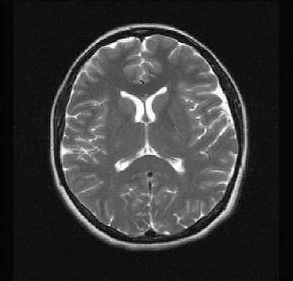
#> input picture Image Processing/images/Healthy MRI Raw.png, 293 x 281 px, found by its file name
$ jupyter execute 'Image Processing with PIL.ipynb'
#> lines starting #> are read from the running program, lines starting #| are printed output that depends on the picture
# Image Processing with PIL

[cell 1]
from PIL import Image
from IPython.display import display

[cell 2]
image = Image.open("./images/Healthy MRI Raw.png")
#> image is the input picture: PIL image 293x281 L; min 0, max 255, mean 54.7
image # this line to displays the image in the notebook

### Cropping

[cell 3]
box = (100, 100, 400, 400)
cropped_image = image.crop(box)
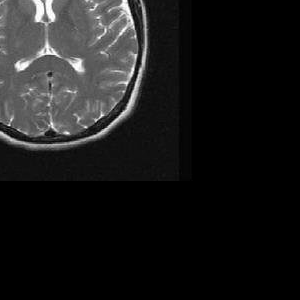
#> cropped_image: PIL image 300x300 L; min 0, max 255, mean 26.3
cropped_image

### Resizing

[cell 4]
resized_image = image.resize((256,256))
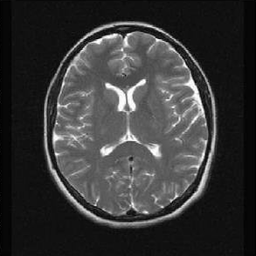
#> resized_image: PIL image 256x256 L; min 0, max 255, mean 54.7
resized_image

### Rotating

[cell 5]
rotated_image = image.rotate(45)  # Rotate by 45 degrees
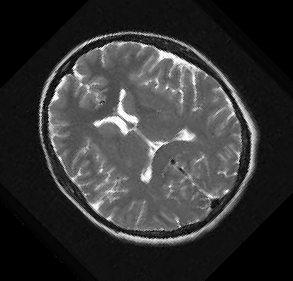
#> rotated_image: PIL image 293x281 L; min 0, max 255, mean 52.4
rotated_image

### Enhancements

[cell 6]
from PIL import ImageEnhance

# Enhance the contrast
enhancer = ImageEnhance.Contrast(image)
contrast_enhanced_image = enhancer.enhance(2)  # Factor > 1 increases contrast
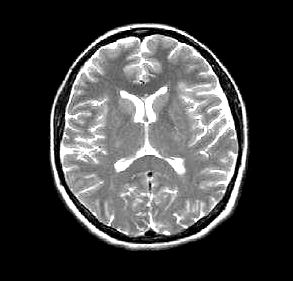
#> contrast_enhanced_image: PIL image 293x281 L; min 0, max 255, mean 64.4
contrast_enhanced_image

### Filters

[cell 7]
from PIL import ImageFilter

blurred_image = image.filter(ImageFilter.BLUR)
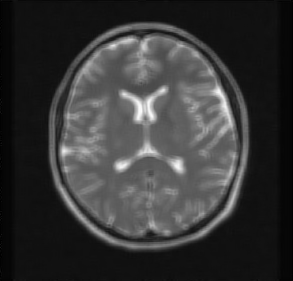
#> blurred_image: PIL image 293x281 L; min 0, max 250, mean 54.7
embossed_image = image.filter(ImageFilter.EMBOSS)
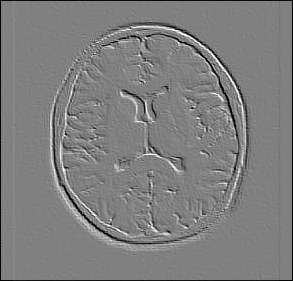
#> embossed_image: PIL image 293x281 L; min 0, max 255, mean 126.3
edge_enhanced_image = image.filter(ImageFilter.FIND_EDGES)
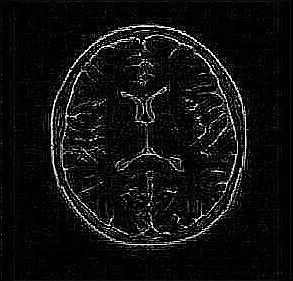
#> edge_enhanced_image: PIL image 293x281 L; min 0, max 255, mean 15.8

display(blurred_image)
display(embossed_image)
display(edge_enhanced_image)

### Histograms

[cell 8]
histogram = image.histogram()
#> histogram = 256 values, max 9417 at index 16, min 14 at index 226, mean 321.6
histogram
#> Out has the same summary as histogram

### Mirroring

[cell 9]
flipped_image_horizontal = image.transpose(Image.FLIP_LEFT_RIGHT)
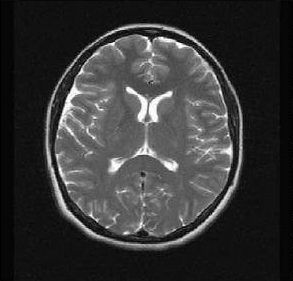
#> flipped_image_horizontal: PIL image 293x281 L; min 0, max 255, mean 54.7
flipped_image_vertical = image.transpose(Image.FLIP_TOP_BOTTOM)
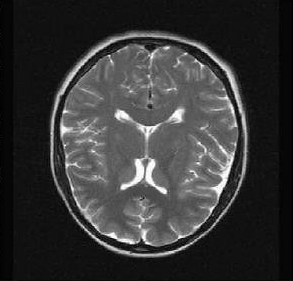
#> flipped_image_vertical: PIL image 293x281 L; min 0, max 255, mean 54.7

display(flipped_image_horizontal)
display(flipped_image_vertical)

### Annotating

[cell 10]
from PIL import ImageDraw

draw = ImageDraw.Draw(image)
draw.text((10, 10), "Sample MRI", fill="white")

image
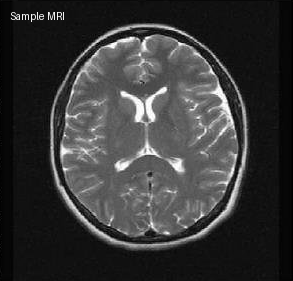
#> Out: PIL image 293x281 L; min 0, max 255, mean 55.1

$ run again, with Image Processing/images/Abnormal MRI Raw.png copied over Image Processing/images/Healthy MRI Raw.png
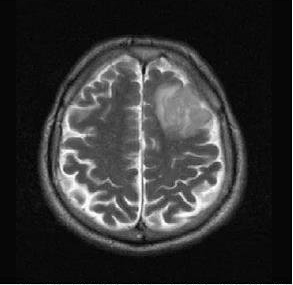
#> input picture Image Processing/images/Abnormal MRI Raw.png, 293 x 285 px, found by its file name
#> image is the input picture: PIL image 293x285 L; min 0, max 255, mean 52.1
#> `edge_enhanced_image = image.filter(ImageFilter.FIND_EDGES)`:
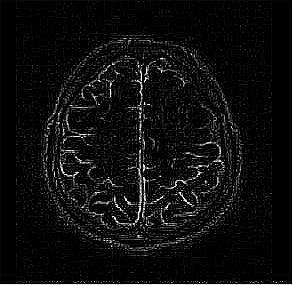
#> edge_enhanced_image: PIL image 293x285 L; min 0, max 255, mean 13.6
#> histogram = 256 values, max 10320 at index 7, min 12 at index 254, mean 326.2
#> `histogram`: Out has the same summary as histogram
#> `image`:
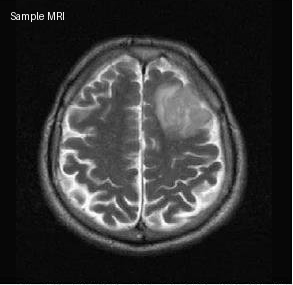
#> Out: PIL image 293x285 L; min 0, max 255, mean 52.5

$ run again, with Image Processing/images/MRI Healthy vs Abnormal Example.png copied over Image Processing/images/Healthy MRI Raw.png
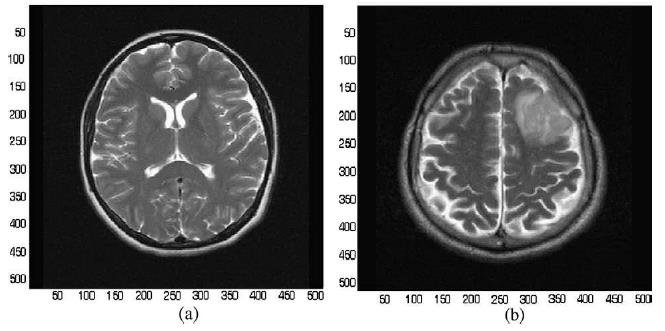
#> input picture Image Processing/images/MRI Healthy vs Abnormal Example.png, 665 x 331 px, found by its file name
#> image is the input picture: PIL image 665x331 L; min 0, max 255, mean 96.8
#> histogram = 256 values, max 32824 at index 255, min 93 at index 204, mean 859.8
#> `histogram`: Out has the same summary as histogram
#> `flipped_image_vertical = image.transpose(Image.FLIP_TOP_BOTTOM)`:
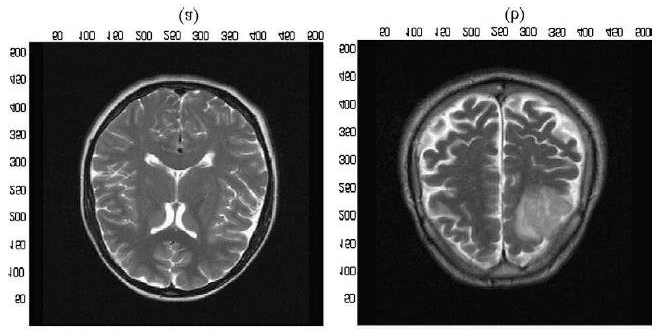
#> flipped_image_vertical: PIL image 665x331 L; min 0, max 255, mean 96.8
